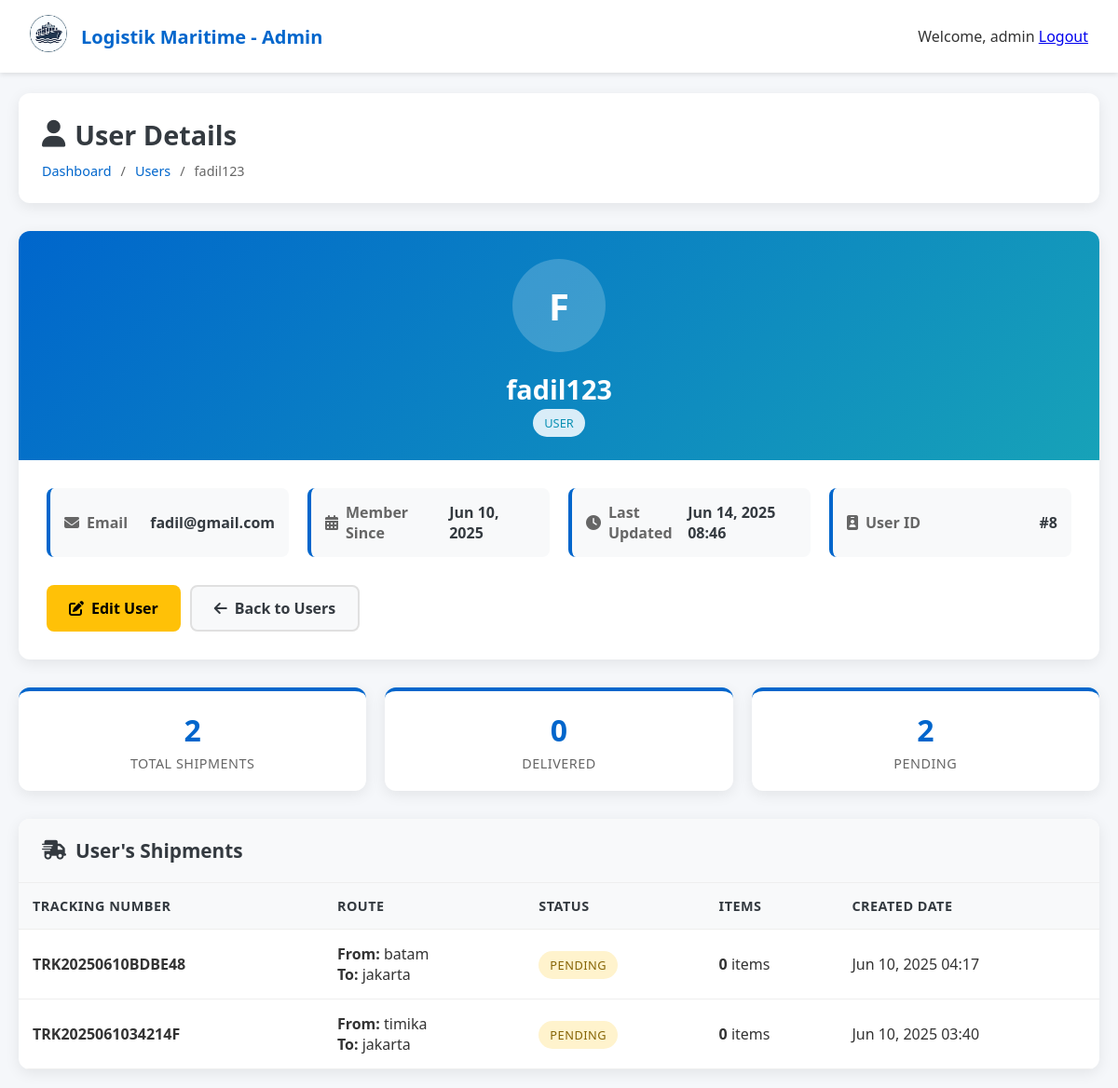
The page /admin/view-user.php?id=8 (signed in) on the database its author committed.
### tables this page shows
CREATE TABLE `users` (
  `id` int(11) NOT NULL,
  `username` varchar(50) NOT NULL,
  `password` varchar(255) NOT NULL,
  `email` varchar(100) NOT NULL,
  `full_name` varchar(100) NOT NULL,
  `role` enum('admin','user') DEFAULT 'user',
  `status` enum('active','inactive') DEFAULT 'active',
  `created_at` timestamp NULL DEFAULT current_timestamp(),
  `updated_at` timestamp NULL DEFAULT current_timestamp() ON UPDATE current_timestamp()
);

CREATE TABLE `shipments` (
  `id` int(11) NOT NULL,
  `tracking_number` varchar(50) NOT NULL,
  `user_id` int(11) NOT NULL,
  `sender_name` varchar(100) NOT NULL,
  `sender_address` text NOT NULL,
  `sender_phone` varchar(20) NOT NULL,
  `receiver_name` varchar(100) NOT NULL,
  `receiver_address` text NOT NULL,
  `receiver_phone` varchar(20) NOT NULL,
  `package_type` varchar(50) NOT NULL,
  `weight` decimal(10,2) NOT NULL,
  `dimensions` varchar(50) NOT NULL,
  `status` enum('pending','in_transit','delivered','cancelled') DEFAULT 'pending',
  `estimated_delivery` date DEFAULT NULL,
  `actual_delivery` date DEFAULT NULL,
  `notes` text DEFAULT NULL,
  `created_at` timestamp NULL DEFAULT current_timestamp(),
  `updated_at` timestamp NULL DEFAULT current_timestamp() ON UPDATE current_timestamp()
);

### config/session.php (called while the page is built, shortened)
<?php
class Session
{
    private static $instance = null;
    public static function getInstance()
    {
        if (self::$instance === null) {
            self::$instance = new self();
        }
        return self::$instance;
    }
    public function isLoggedIn()
    {
        return isset($_SESSION['user_id']);
    }
}
function is_logged_in()
{
    return Session::getInstance()->isLoggedIn();
}
function getUserData()
{
    if (is_logged_in()) {
        return $_SESSION['user_data'];
    }
    return null;
}

### admin/view-user.php (the view, shortened to what this page needs)
<?php
require_once '../config/session.php';
$pdo = Database::getInstance()->getConnection();
$admin_user = getUserData();
$user_id = $_GET['id'] ?? null;
$stmt = $pdo->prepare("SELECT * FROM users WHERE id = ?");
$stmt->execute([$user_id]);
$user = $stmt->fetch();
$stmt = $pdo->prepare("
    SELECT s.*, COUNT(sd.id) as item_count
    FROM shipments s
    LEFT JOIN shipment_details sd ON s.id = sd.shipment_id
    WHERE s.user_id = ?
    GROUP BY s.id
    ORDER BY s.created_at DESC
");
$stmt->execute([$user_id]);
$shipments = $stmt->fetchAll();
$stmt = $pdo->prepare("SELECT COUNT(*) as total_shipments FROM shipments WHERE user_id = ?");
$stmt->execute([$user_id]);
$totalShipments = $stmt->fetch()['total_shipments'];
$stmt = $pdo->prepare("SELECT COUNT(*) as delivered_shipments FROM shipments WHERE user_id = ? AND status = 'Delivered'");
$stmt->execute([$user_id]);
$deliveredShipments = $stmt->fetch()['delivered_shipments'];
$stmt = $pdo->prepare("SELECT COUNT(*) as pending_shipments FROM shipments WHERE user_id = ? AND status = 'Pending'");
$stmt->execute([$user_id]);
$pendingShipments = $stmt->fetch()['pending_shipments'];
?>
<!DOCTYPE html>
<html lang="id">
<head>
    <link rel="stylesheet" href="https://cdnjs.cloudflare.com/ajax/libs/font-awesome/6.4.0/css/all.min.css">
</head>
<body>
    <header class="header">
        <div class="nav-container">
            <div class="logo">
                <div class="logo-icon">
                    <img src="../logistikmaritim/image/logo.png" alt="logo" />
                </div>
                <span>Logistik Maritime - Admin</span>
            </div>
            <div class="auth-buttons">
                <div class="user-menu">
                    <span>Welcome, <?php echo htmlspecialchars($admin_user['username']); ?></span>
                    <a href="../login/logout.php" class="btn-logout">Logout</a>
                </div>
            </div>
        </div>
    </header>
    <div class="container">
        <div class="page-header">
            <h1 class="page-title">
                <i class="fas fa-user"></i>
                User Details
            </h1>
            <div class="breadcrumb">
                <a href="dashboard.php">Dashboard</a>
                <span>/</span>
                <a href="dashboard.php?view=users">Users</a>
                <span>/</span>
                <span><?php echo htmlspecialchars($user['username']); ?></span>
            </div>
        </div>
        <div class="user-profile">
            <div class="profile-header">
                <div class="user-avatar">
                    <?php echo strtoupper(substr($user['username'], 0, 1)); ?>
                </div>
                <div class="user-name"><?php echo htmlspecialchars($user['username']); ?></div>
                <div class="user-role">
                    <span class="role-badge role-<?php echo $user['role']; ?>">
                        <?php echo ucfirst($user['role']); ?>
                    </span>
                </div>
            </div>
            <div class="profile-content">
                <div class="info-grid">
                    <div class="info-item">
                        <span class="info-label">
                            <i class="fas fa-envelope"></i> Email
                        </span>
                        <span class="info-value"><?php echo htmlspecialchars($user['email']); ?></span>
                    </div>
                    <div class="info-item">
                        <span class="info-label">
                            <i class="fas fa-calendar-alt"></i> Member Since
                        </span>
                        <span class="info-value"><?php echo date('M j, Y', strtotime($user['created_at'])); ?></span>
                    </div>
                    <div class="info-item">
                        <span class="info-label">
                            <i class="fas fa-clock"></i> Last Updated
                        </span>
                        <span class="info-value"><?php echo date('M j, Y H:i', strtotime($user['updated_at'] ?? $user['created_at'])); ?></span>
                    </div>
                    <div class="info-item">
                        <span class="info-label">
                            <i class="fas fa-id-badge"></i> User ID
                        </span>
                        <span class="info-value">#<?php echo $user['id']; ?></span>
                    </div>
                </div>
                <div class="action-buttons">
                    <a href="edit-user.php?id=<?php echo $user['id']; ?>" class="btn btn-warning">
                        <i class="fas fa-edit"></i> Edit User
                    </a>
                    <a href="dashboard.php?view=users" class="btn btn-secondary">
                        <i class="fas fa-arrow-left"></i> Back to Users
                    </a>
                </div>
            </div>
        </div>
        <div class="stats-container">
            <div class="stat-card">
                <div class="stat-number"><?php echo $totalShipments; ?></div>
                <div class="stat-label">Total Shipments</div>
            </div>
            <div class="stat-card">
                <div class="stat-number"><?php echo $deliveredShipments; ?></div>
                <div class="stat-label">Delivered</div>
            </div>
            <div class="stat-card">
                <div class="stat-number"><?php echo $pendingShipments; ?></div>
                <div class="stat-label">Pending</div>
            </div>
        </div>
        <div class="shipments-section">
            <div class="section-header">
                <h2 class="section-title">
                    <i class="fas fa-shipping-fast"></i>
                    User's Shipments
                </h2>
            </div>
            <?php if (count($shipments) > 0): ?>
                <table class="data-table">
                    <thead>
                        <tr>
                            <th>Tracking Number</th>
                            <th>Route</th>
                            <th>Status</th>
                            <th>Items</th>
                            <th>Created Date</th>
                        </tr>
                    </thead>
                    <tbody>
                        <?php foreach ($shipments as $shipment): ?>
                            <tr>
                                <td>
                                    <strong><?php echo htmlspecialchars($shipment['tracking_number']); ?></strong>
                                </td>
                                <td>
                                    <div>
                                        <strong>From:</strong> <?php echo htmlspecialchars($shipment['sender_address']); ?><br>
                                        <strong>To:</strong> <?php echo htmlspecialchars($shipment['receiver_address']); ?>
                                    </div>
                                </td>
                                <td>
                                    <span class="status-badge status-<?php echo strtolower($shipment['status']); ?>">
                                        <?php echo htmlspecialchars($shipment['status']); ?>
                                    </span>
                                </td>
                                <td>
                                    <strong><?php echo $shipment['item_count']; ?></strong> items
                                </td>
                                <td><?php echo date('M j, Y H:i', strtotime($shipment['created_at'])); ?></td>
                            </tr>
                        <?php endforeach; ?>
                    </tbody>
                </table>
            <?php endif; ?>
        </div>
    </div>
</body>
</html>

### rows shown on the page
users: username "fadil123", username "F", role "USER", email "fadil@gmail.com", created_at "Jun 10, 2025", updated_at "Jun 14, 2025 08:46", id "8"
shipments: tracking_number "TRK20250610BDBE48", sender_address "batam", receiver_address "jakarta", status "PENDING", item_count "0", created_at "Jun 10, 2025 04:17"
shipments: tracking_number "TRK2025061034214F", sender_address "timika", receiver_address "jakarta", status "PENDING", item_count "0", created_at "Jun 10, 2025 03:40"

### other values the page prints
$admin_user['username'] "admin"
$totalShipments "2"
$deliveredShipments "0"
$pendingShipments "2"
